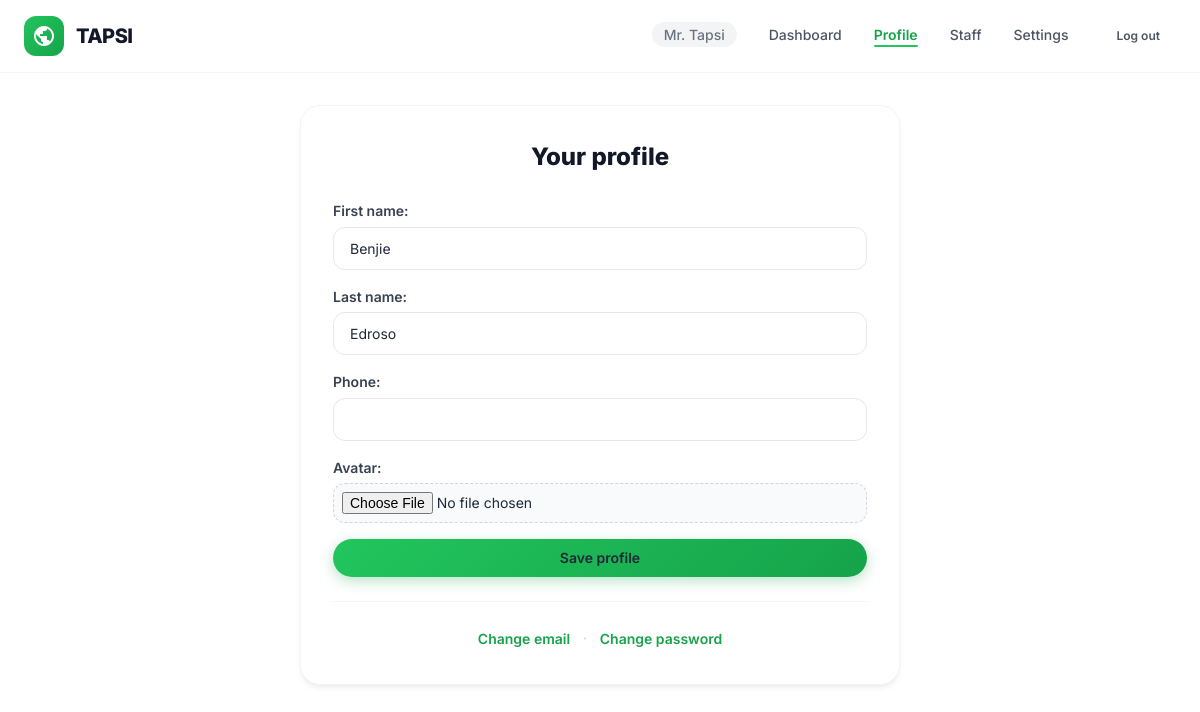
The page /accounts/profile/ (signed in) on the database its author committed.
### accounts/models.py (models this page shows, shortened)
class User(AbstractUser):
    class Role(models.TextChoices):
        OWNER = "OWNER", "Owner"
        MANAGER = "MANAGER", "Manager"
        CASHIER = "CASHIER", "Cashier"
        KITCHEN = "KITCHEN", "Kitchen"
    username = models.CharField(max_length=254, unique=True, editable=False)
    email = models.EmailField(unique=True)
    restaurant = models.ForeignKey(Restaurant, on_delete=models.PROTECT, related_name="users", null=True, blank=True)
    role = models.CharField(max_length=10, choices=Role.choices, default=Role.CASHIER)
    phone = models.CharField(max_length=30, blank=True, validators=[RegexValidator(r"^[0-9+() -]*$", "Enter a valid phone number.")])
    avatar = models.FileField(upload_to="avatars/", blank=True)
    must_change_password = models.BooleanField(default=False)
    failed_login_count = models.PositiveSmallIntegerField(default=0)
    locked_until = models.DateTimeField(null=True, blank=True)
    pending_email = models.EmailField(blank=True)
    is_deleted = models.BooleanField(default=False)
    deleted_at = models.DateTimeField(null=True, blank=True)
    USERNAME_FIELD = "email"
    REQUIRED_FIELDS: list[str] = []
    objects = UserManager()
    class Meta:
        indexes = [
            models.Index(fields=["restaurant", "role"]),
            models.Index(fields=["restaurant", "is_active", "is_deleted"]),
        ]

class Restaurant(models.Model):
    name = models.CharField(max_length=150)
    address = models.TextField(blank=True)
    contact_number = models.CharField(max_length=30, blank=True)
    tin = models.CharField(max_length=30, blank=True)
    is_vat_registered = models.BooleanField(default=False)
    receipt_footer = models.CharField(max_length=255, blank=True)
    timezone = models.CharField(max_length=50, default="Asia/Manila", editable=False)
    created_at = models.DateTimeField(auto_now_add=True)

### accounts/views.py (the view)
# urls.py: path("profile/", views.profile, name="profile"),
@login_required
def profile(request):
    form = ProfileForm(request.POST or None, request.FILES or None, instance=request.user)
    if request.method == "POST" and form.is_valid():
        form.save()
        messages.success(request, "Your profile has been updated.")
        return redirect("accounts:profile")
    return render(request, "accounts/profile.html", {"form": form})

### accounts/forms.py (shortened to what this page needs)
class ProfileForm(StyledFormMixin, forms.ModelForm):
    avatar = forms.FileField(required=False, validators=[validate_avatar])
    class Meta:
        model = User
        fields = ("first_name", "last_name", "phone", "avatar")
    def __init__(self, *args, **kwargs):
        super().__init__(*args, **kwargs)
        self._apply_classes()

### accounts/forms.py (called while the page is built)
    def _apply_classes(self):
        for field in self.fields.values():
            field.widget.attrs.setdefault("class", "input")

### accounts/models.py (called while the page is built)
    def get_queryset(self):
        return super().get_queryset().filter(is_deleted=False)

### templates/accounts/profile.html (shortened to what this page needs)
{% extends 'base.html' %}
{% block content %}
<section class="profile-card">
    <h1>Your profile</h1>
    <form method="post" enctype="multipart/form-data" novalidate>
        {% for field in form %}
        <div class="field">
            {{ field.label_tag }}
            {{ field }}
        </div>
        {% endfor %}
        <button type="submit" class="btn btn-primary" style="width: 100%;">Save profile</button>
    </form>
    <div class="profile-links">
        <a href="{% url 'accounts:request_email_change' %}">Change email</a>
        <span>·</span>
        <a href="{% url 'accounts:change_password' %}">Change password</a>
    </div>
</section>
{% endblock %}

### templates/base.html (shortened to what this page needs)
{% load static %}
<!doctype html>
<html lang="en">
<head>
    <link rel="stylesheet" href="{% static 'css/design/tokens.css' %}">
    <link rel="stylesheet" href="{% static 'css/design/components.css' %}">
    <link rel="stylesheet" href="{% static 'css/app.css' %}">
</head>
<body>
    <header class="navbar">
        <div class="navbar-inner">
            <a class="navbar-logo" href="{% url 'dashboard' %}">
                <div class="navbar-logo-icon">
                </div>
                <span class="navbar-logo-text">TAPSI</span>
            </a>
            {% if user.is_authenticated %}
            <ul class="navbar-links">
                <li><span class="nav-restaurant-name">{{ user.restaurant.name }}</span></li>
                <li><a href="{% url 'dashboard' %}" class="{% if request.resolver_match.url_name == 'dashboard' %}active{% endif %}">Dashboard</a></li>
                <li><a href="{% url 'accounts:profile' %}" class="{% if request.resolver_match.url_name == 'profile' %}active{% endif %}">Profile</a></li>
                {% if user.role == 'OWNER' or user.role == 'MANAGER' %}
                <li><a href="{% url 'accounts:staff_list' %}" class="{% if request.resolver_match.url_name == 'staff_list' or request.resolver_match.url_name == 'create_staff' %}active{% endif %}">Staff</a></li>
                {% endif %}
                {% if user.role == 'OWNER' %}
                <li><a href="{% url 'accounts:restaurant_settings' %}" class="{% if request.resolver_match.url_name == 'restaurant_settings' %}active{% endif %}">Settings</a></li>
                {% endif %}
                <li>
                    <form method="post" action="{% url 'accounts:logout' %}" style="display:inline">
                        <button type="submit" class="btn btn-ghost btn-sm">Log out</button>
                    </form>
                </li>
            </ul>
            {% endif %}
        </div>
    </header>
    <main class="container">
        {% block content %}{% endblock %}
    </main>
</body>
</html>

### static/css/design/tokens.css (style rules this page uses)
:root { --tapsi-50: #f0fdf4; --tapsi-100: #dcfce7; --tapsi-200: #bbf7d0; --tapsi-300: #86efac; --tapsi-400: #4ade80; --tapsi-500: #22c55e; --tapsi-600: #16a34a; --tapsi-700: #15803d; --tapsi-800: #166534; --tapsi-900: #14532d; --gray-50: #f9fafb; --gray-100: #f3f4f6; --gray-200: #e5e7eb; --gray-300: #d1d5db; --gray-400: #9ca3af; --gray-500: #6b7280; --gray-600: #4b5563; --gray-700: #374151; --gray-800: #1f2937; --gray-900: #111827; --color-success: #22c55e; --color-warning: #f59e0b; --color-error: #ef4444; --color-info: #3b82f6; --surface-primary: #ffffff; --surface-secondary: #f9fafb; --surface-tertiary: #f3f4f6; --font-family: 'Inter', system-ui, -apple-system, BlinkMacSystemFont, 'Segoe UI', sans-serif; --font-size-xs: 0.75rem; --font-size-sm: 0.875rem; --font-size-base: 1rem; --font-size-lg: 1.125rem; --font-size-xl: 1.25rem; --font-size-2xl: 1.5rem; --font-size-3xl: 1.875rem; --font-size-4xl: 2.25rem; --font-size-5xl: 3rem; --font-weight-regular: 400; --font-weight-medium: 500; --font-weight-semibold: 600; --font-weight-bold: 700; --font-weight-extrabold:800; --line-height-tight: 1.1; --line-height-snug: 1.3; --line-height-normal: 1.6; --line-height-relaxed:1.75; --letter-spacing-tight: -0.025em; --letter-spacing-normal: 0; --letter-spacing-wide: 0.05em; --space-0: 0; --space-1: 0.25rem; --space-2: 0.5rem; --space-3: 0.75rem; --space-4: 1rem; --space-5: 1.25rem; --space-6: 1.5rem; --space-8: 2rem; --space-10: 2.5rem; --space-12: 3rem; --space-16: 4rem; --space-20: 5rem; --space-24: 6rem; --radius-sm: 6px; --radius-md: 8px; --radius-lg: 12px; --radius-xl: 16px; --radius-2xl: 20px; --radius-full: 9999px; --shadow-xs: 0 1px 2px rgba(0, 0, 0, 0.04); --shadow-sm: 0 1px 3px rgba(0, 0, 0, 0.06), 0 1px 2px rgba(0, 0, 0, 0.04); --shadow-md: 0 4px 6px -1px rgba(0, 0, 0, 0.06), 0 2px 4px -2px rgba(0, 0, 0, 0.04); --shadow-lg: 0 10px 15px -3px rgba(0, 0, 0, 0.07), 0 4px 6px -4px rgba(0, 0, 0, 0.04); --shadow-xl: 0 20px 25px -5px rgba(0, 0, 0, 0.08), 0 8px 10px -6px rgba(0, 0, 0, 0.04); --shadow-2xl: 0 25px 50px -12px rgba(0, 0, 0, 0.15); --shadow-inner: inset 0 2px 4px rgba(0, 0, 0, 0.04); --transition-fast: 150ms ease; --transition-base: 200ms ease; --transition-slow: 300ms ease; --transition-spring: 500ms cubic-bezier(0.34, 1.56, 0.64, 1); --z-dropdown: 10; --z-sticky: 20; --z-overlay: 30; --z-modal: 40; --z-toast: 50; --container-sm: 640px; --container-md: 768px; --container-lg: 1024px; --container-xl: 1200px; --container-2xl: 1400px; }

### rows shown on the page
User: restaurant.name "Mr. Tapsi", form "Benjie" "Edroso"

### other values the page prints
{{ field.label_tag }} "First name:" "Last name:" "Phone:" "Avatar:"
